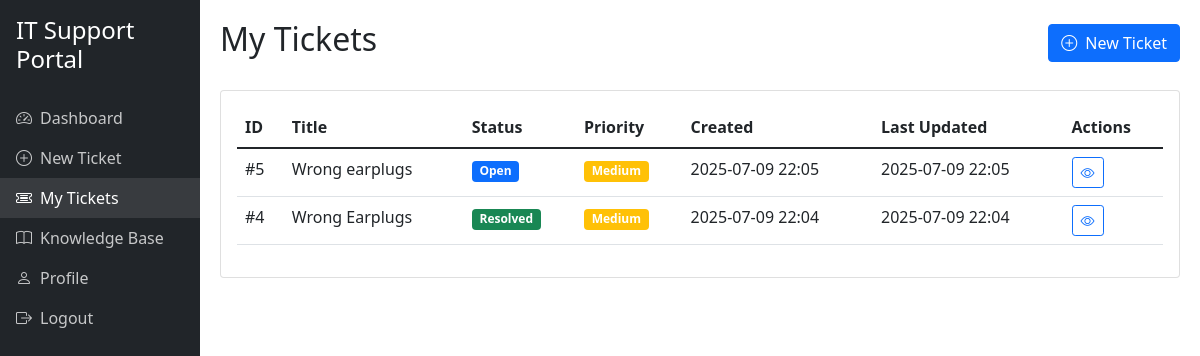
/my-tickets (signed in), run on the app's committed database.
### it-support-portal/app.py (models this page shows)
class Ticket(db.Model):
    id = db.Column(db.Integer, primary_key=True)
    title = db.Column(db.String(100), nullable=False)
    description = db.Column(db.Text, nullable=False)
    status = db.Column(db.String(20), nullable=False, default='open')
    priority = db.Column(db.String(20), nullable=False, default='medium')
    created_at = db.Column(db.DateTime, nullable=False, default=datetime.utcnow)
    updated_at = db.Column(db.DateTime, nullable=False, default=datetime.utcnow, onupdate=datetime.utcnow)
    user_id = db.Column(db.Integer, db.ForeignKey('user.id'), nullable=False)
    comments = db.relationship('Comment', backref='ticket', lazy=True)
    llm_intent = db.Column(db.String(50))
    llm_action_result = db.Column(db.Text)
    @property
    def status_color(self):
        colors = {
            'open': 'primary',
            'in_progress': 'warning',
            'resolved': 'success',
            'closed': 'secondary'
        }
        return colors.get(self.status, 'secondary')
    @property
    def priority_color(self):
        colors = {
            'low': 'success',
            'medium': 'warning',
            'high': 'danger'
        }
        return colors.get(self.priority, 'secondary')

### it-support-portal/app.py (the view)
@app.route('/my-tickets')
@login_required
def my_tickets():
    tickets = Ticket.query.filter_by(user_id=current_user.id).order_by(Ticket.created_at.desc()).all()
    return render_template('my_tickets.html', tickets=tickets)

### it-support-portal/app.py (called while the page is built)
@login_manager.user_loader
def load_user(user_id):
    return User.query.get(int(user_id))

### it-support-portal/templates/my_tickets.html (shortened to what this page needs)
{% extends "base.html" %}
{% block content %}
<div class="d-flex justify-content-between align-items-center mb-4">
    <h2>My Tickets</h2>
    <a href="{{ url_for('new_ticket') }}" class="btn btn-primary">
        <i class="bi bi-plus-circle me-2"></i>New Ticket
    </a>
</div>
<div class="card">
    <div class="card-body">
        {% if tickets %}
        <div class="table-responsive">
            <table class="table table-hover">
                <thead>
                    <tr>
                        <th>ID</th>
                        <th>Title</th>
                        <th>Status</th>
                        <th>Priority</th>
                        <th>Created</th>
                        <th>Last Updated</th>
                        <th>Actions</th>
                    </tr>
                </thead>
                <tbody>
                    {% for ticket in tickets %}
                    <tr>
                        <td>#{{ ticket.id }}</td>
                        <td>{{ ticket.title }}</td>
                        <td>
                            <span class="badge bg-{{ ticket.status_color }}">
                                {{ ticket.status|title }}
                            </span>
                        </td>
                        <td>
                            <span class="badge bg-{{ ticket.priority_color }}">
                                {{ ticket.priority|title }}
                            </span>
                        </td>
                        <td>{{ ticket.created_at.strftime('%Y-%m-%d %H:%M') }}</td>
                        <td>{{ ticket.updated_at.strftime('%Y-%m-%d %H:%M') }}</td>
                        <td>
                            <a href="{{ url_for('view_ticket', ticket_id=ticket.id) }}" class="btn btn-sm btn-outline-primary">
                                <i class="bi bi-eye"></i>
                            </a>
                        </td>
                    </tr>
                    {% endfor %}
                </tbody>
            </table>
        </div>
        {% endif %}
    </div>
</div>
{% endblock %}

### data on the page
Ticket: id "5", title "Wrong earplugs", status "Open", priority "Medium", created_at "2025-07-09 22:05", updated_at "2025-07-09 22:05"
Ticket: id "4", title "Wrong Earplugs", status "Resolved", priority "Medium", created_at "2025-07-09 22:04", updated_at "2025-07-09 22:04"
